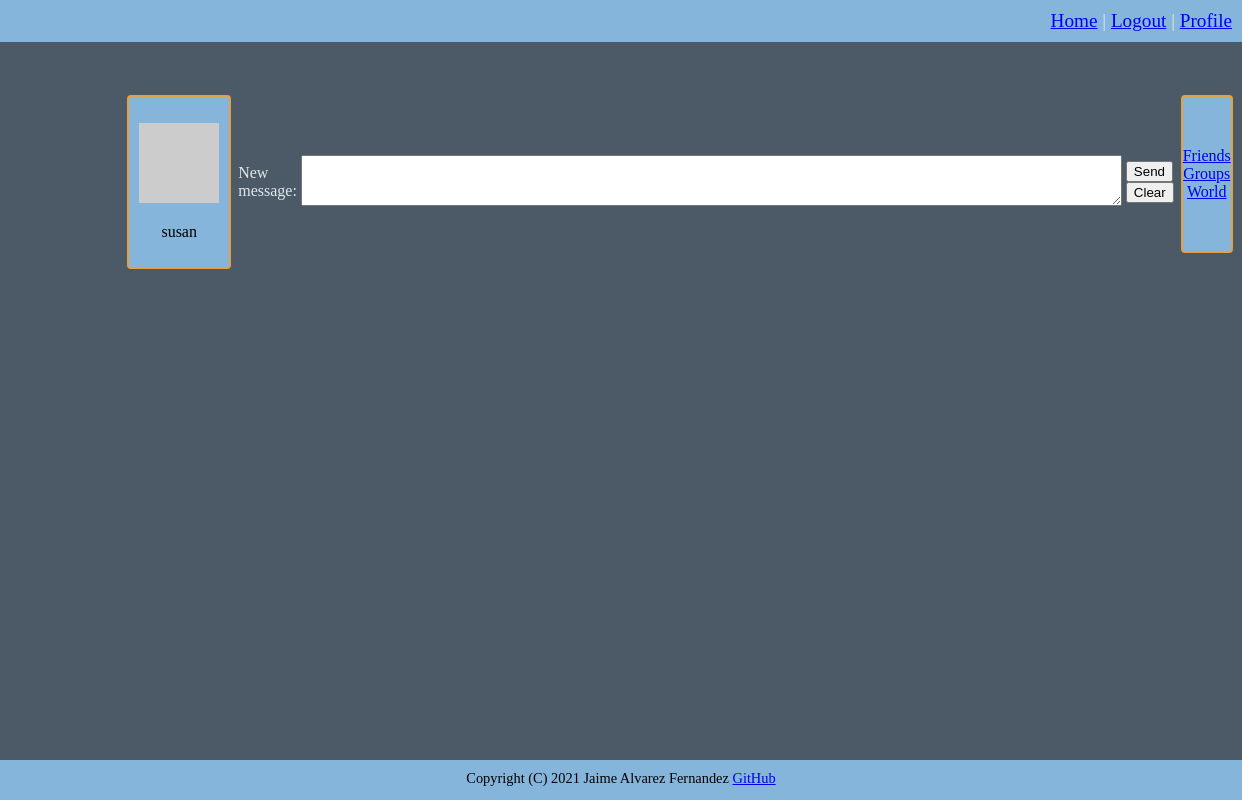
The page /user/susan (signed in) on the database as committed earlier.
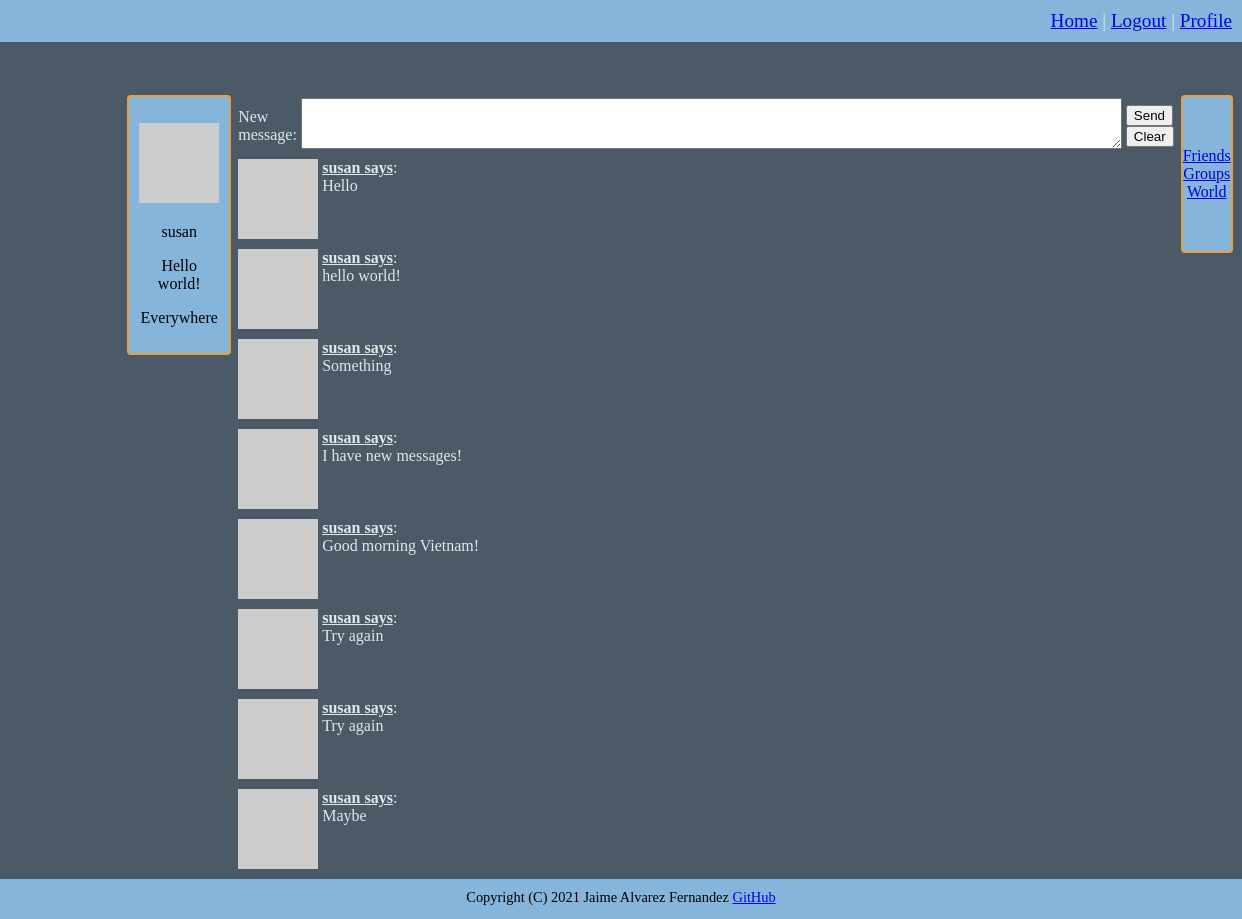
The same page on the database as committed later.
### connect/models.py (models this page shows, shortened)
class User(UserMixin, db.Model):
    id = db.Column(db.Integer, primary_key=True)
    username = db.Column(db.String(64), index=True, unique=True)
    email = db.Column(db.String(120), index=True, unique=True)
    password = db.Column(db.String(128))
    about_me = db.Column(db.String(140))
    location = db.Column(db.String(64))
    website = db.Column(db.String(120))
    last_seen = db.Column(db.DateTime, default=datetime.datetime.utcnow)
    posts = db.relationship('Posts', backref='author', lazy='dynamic')
    friends = db.relationship('Friends', backref='anchor', lazy='dynamic')
    def avatar(self, size):
        digest = md5(self.email.lower().encode('utf-8')).hexdigest()
        return f'https://www.gravatar.com/avatar/{digest}?d=identicon&s={size}'

class Posts(db.Model):
    id = db.Column(db.Integer, primary_key=True)
    body = db.Column(db.String(140))
    timestamp = db.Column(db.DateTime, index=True, default=datetime.datetime.utcnow)
    user_id = db.Column(db.Integer, db.ForeignKey('user.id'))

### connect/routing.py (the view)
@app.route('/user/<username>', methods=['GET', 'POST'])
@flask_login.login_required
def user_messages(username):
    user = models.User.query.filter_by(username=username).first_or_404()
    form = forms.WriteMessage()
    if form.validate_on_submit():
        post = models.Posts(body=form.message.data, author=flask_login.current_user)
        db.session.add(post)
        db.session.commit()
    posts = models.Posts.query.filter_by(user_id=user.id).all()
    return flask.render_template('user.html', user=user, posts=posts, title=user.username, form=form)

### connect/forms.py
class WriteMessage(FlaskForm):
    message = wtforms.TextAreaField('New message', validators=[validators.Length(min=1, max=140)])
    submit = wtforms.SubmitField('Send')

### connect/models.py (called while the page is built)
@login.user_loader
def load_user(user_id):
    return User.query.get(int(user_id))

### connect/routing.py (called while the page is built)
@app.before_request
def before_request():
    if flask_login.current_user.is_authenticated:
        flask_login.current_user.last_seen = datetime.datetime.utcnow()
        db.session.commit()

### connect/templates/user.html (shortened to what this page needs)
{% extends "general_template.html" %}
{% block content %}
{% if user == current_user %}
    <form action="" method="post" novalidate>
        <table>
            <tr>
                <td>
                    {{ form.message.label }}:
                </td>
                <td>
                    {{ form.message(cols=100, rows=3) }}<br>
                </td>
                <td>{{ form.submit() }} <input type="reset" value="Clear"></td>
            </tr>
        </table>
    </form>
{% endif %}
<div class="justify_text">
    {% for post in posts %}
        <table>
            <tr valign="top">
                <td><img src="{{ post.author.avatar(36) }}"></td>
                <td><span class="underline bold">{{ post.author.username }} says</span>:<br>{{ post.body }}</td>
            </tr>
        </table>
    {% endfor %}
</div>
{% endblock %}

### connect/templates/general_template.html (shortened to what this page needs)
<!DOCTYPE html>
<html lang="en">
<head>
    <link href="{{ url_for('static', filename='css/style.css') }}" rel="stylesheet" type="text/css" />
</head>
<body>
<header>
    <nav>
    <a href="{{ url_for('index') }}">Home</a> |
    {% if current_user.is_anonymous %}
    <a href="{{ url_for('login') }}">Login</a> |
    <a href="{{ url_for('sign_in') }}">Register</a>
    {% else %}
    <a href="{{ url_for('logout') }}">Logout</a> |
    <a href="{{ url_for('profile') }}">Profile</a>
    {% endif %}
    </nav>
</header>
<div id="main_table">
    <table border="0" width="100%">
        <tr>
            <td width="10%" valign="top">
                {% if current_user.is_authenticated %}
                <div id="left_side">
                    {% include '_profile.html' %}
                </div>
                {% endif %}
            </td>
            <td width="80%" align="center">
                {% block content %}{% endblock %}
            </td>
            <td width="10%" valign="top">
                {% if current_user.is_authenticated %}
                <div id="right_side">
                    {% include '_links.html' %}
                </div>
                {% endif %}
            </td>
        </tr>
    </table>
</div>
<footer>
    Copyright (C) 2021 Jaime Alvarez Fernandez
    <a href="https://github.com/Jaime-alv">GitHub</a>
</footer>
</body>
</html>

### connect/templates/_profile.html (shortened to what this page needs)
<p>
    <img src="{{ current_user.avatar(128) }}">
</p>
<p>
    {{ current_user.username }}
</p>
<p>
    {% if current_user.about_me is not none %}
    {{ current_user.about_me }}
    {% endif %}
</p>
<p>
    {% if current_user.location is not none %}
    {{ current_user.location }}
    {% endif %}
</p>

### connect/templates/_links.html
<a href="friends">Friends</a><br>
<a href="groups">Groups</a><br>
<a href="messages">World</a>

### connect/static/css/style.css (style rules this page uses)
body { font-family: Verdana; background: #4b5a66; color: #e1e6eb; min-height: 100vh; margin: 0; }
footer { min-height:20px; background:PapayaWhip; color: black; font-size:90%; text-align:center; padding:10px; background: #86b5db; }
header { text-align:right; font-size: 120%; background: #86b5db; padding:10px; }
#main_table { margin: 50px 10% 0px 10%; }
#right_side { margin: 0px 0px 0px 0%; align: right; font-size: 100%; text-align: center; border: 2px solid #e3a144; border-radius: 4px; background: #86b5db; padding: 50px 0px 50px 0px; }
#left_side { border: 2px solid #e3a144; text-align: center; border-radius: 4px; background: #86b5db; color: black; padding: 10px; }
.justify_text { text-align: justify; text-justify: inter-word; }
.underline { text-decoration: underline; }
.bold { font-weight: bold; }
body { display:flex; flex-direction:column; }
footer { margin-top:auto; }

Rows that differ between the two databases and show on the page:
changed User "susan": about_me (not shown) → "Hello world!"; location (not shown) → "Everywhere"
added Posts: author.username "susan", body "Hello"
added Posts: author.username "susan", body "hello world!"
added Posts: author.username "susan", body "Something"
added Posts: author.username "susan", body "I have new messages!"
added Posts: author.username "susan", body "Good morning Vietnam!"
added Posts: author.username "susan", body "Try again"
added Posts: author.username "susan", body "Try again"
added Posts: author.username "susan", body "Maybe"
